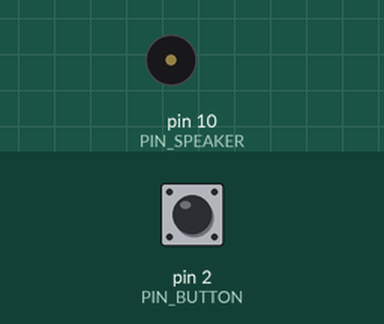
Simulated run of this sketch. Board: Arduino Uno, built with avr-gcc and run on an emulated ATmega328P. Shown: buzzer (waves = sounding). The inputs (shaded band) are chosen by the test bench; at power-on: pin 2 (PIN_BUTTON) HIGH. What the sketch prints to the serial monitor is not drawn.

Above: at 1.2 s.
1.3 s: pin 2 (PIN_BUTTON) pulled LOW for 0.15 s
At 1.55 s:
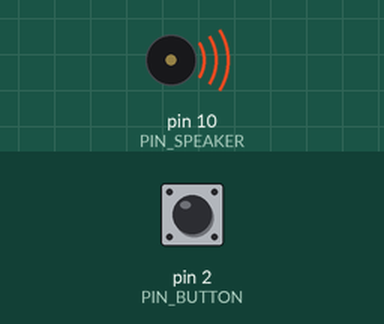
Timing chart, 0 to 4.3 s (numbered marks = the images above; inputs shaded):
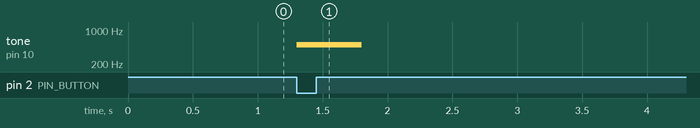

The sketch:

speaker_Test.ino
```cpp
// --- Pin Assignments ---
const int PIN_BUTTON  = 2;   // Momentary push button
const int PIN_SPEAKER = 10;   // Speaker positive

// --- State ---
int buttonState;
int lastButtonState = LOW;


void setup() {
  pinMode(PIN_BUTTON,  INPUT_PULLUP);
  pinMode(PIN_SPEAKER, OUTPUT);

  Serial.begin(9600);
  Serial.println("System ready — Press button to play beep");
}


void loop() {
  buttonState = digitalRead(PIN_BUTTON);

  if (buttonState != lastButtonState) {
    if (buttonState == LOW) {
      tone(PIN_SPEAKER, 500, 500); // 1000Hz, 500ms duration
      Serial.println("Playing beep!");
    }
    delay(50);
  }

  lastButtonState = buttonState;
}
```

Measured:
- after the input at 1.3 s, tone on pin 10 (PIN_SPEAKER): silent → 500 Hz at once, → silent 0.50 s later
